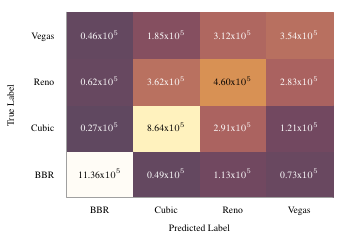

Write the gnuplot code that produced this figure.
set terminal tikz standalone color size 9cm,6cm font '\scriptsize' preamble '\usepackage{microtype} \usepackage{times} \usepackage[T1]{fontenc} \usepackage{siunitx}\sisetup{detect-all}'
set output "cnn-histo-tc-confusion-2000.tex"

load "gnuplot-palettes/sand.pal"

set style line 102 lc rgb '#a0a0a0' lt 1 lw 1
set border ls 102
set colorbox border 102
set key textcolor rgb "black"
set tics textcolor rgb "black"
set label textcolor rgb "black"

set border 3
set grid x y
set xtics nomirror
set ytics nomirror

#set key autotitle columnhead
set datafile separator ","

set xlabel "Predicted Label"
set ylabel "True Label"
set cblabel "Frequency"

# set yrange [0.0:1.0]
#set key outside top horizontal
#set key font ",6"
# set logscale cb

set xtics ('BBR' 0.0,\
'Cubic' 1.0,\
'Reno' 2.0,\
'Vegas' 3.0,\
)
set ytics ('BBR' 0.0,\
'Cubic' 1.0,\
'Reno' 2.0,\
'Vegas' 3.0,\
)
# set cbrange[0:36725.2]

threshold = 400000

unset colorbox

plot '../results/cnn-histo-raw-tc-confusion-0.csv' matrix u 1:2:3 with image pixels notitle, \
	'' matrix u 1:2:($3 > threshold ? "" : sprintf("%.2fx$10^5$",($3/100000.0))) with labels tc 'white' notitle, \
	'' matrix u 1:2:($3 <= threshold ? "" : sprintf("%.2fx$10^5$",($3/100000.0))) with labels tc 'black' notitle

